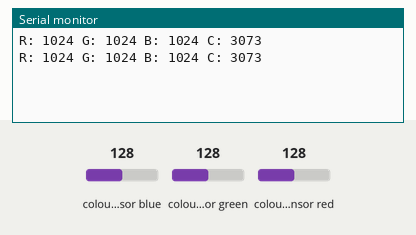
Bench run of a sketch on a simulated Arduino Uno, built with avr-gcc and run on an emulated ATmega328P. Parts: the last lines printed to the serial monitor. The inputs (shaded band) are chosen by the test bench; at power-on: colour sensor blue 128, colour sensor green 128, colour sensor red 128.

Above: at 1.9 s.
2.0 s: colour sensor blue set to 5
At 3.0 s:
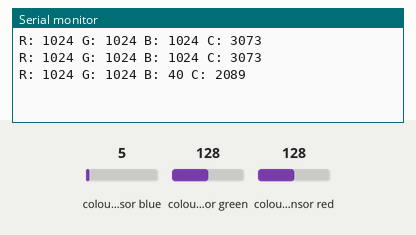
3.5 s: colour sensor green set to 5
At 4.8 s:
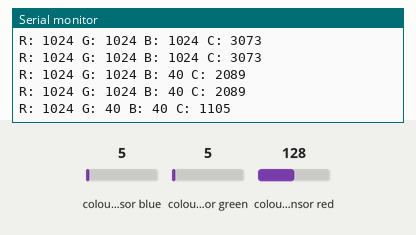
5.0 s: colour sensor red set to 5
At 6.2 s:
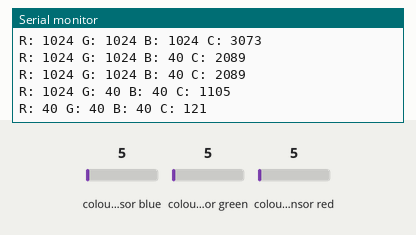
Timing chart, 0 to 8.0 s (numbered marks = the images above; inputs shaded):
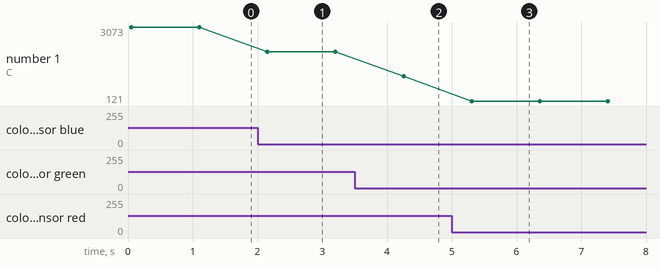

Measured:
- after the input at 2.0 s, the serial monitor: prints a new line after 0.15 s (image 1)
- after the input at 3.5 s, the serial monitor: prints a new line after 0.76 s (image 2)
- after the input at 5.0 s, the serial monitor: prints a new line after 0.31 s (image 3)
- plotted number 1: 3073 → 2089 after the input at 2.0 s, 2089 → 1105 after the input at 3.5 s, 1105 → 121 after the input at 5.0 s

The sketch:

colorsensor.ino
```cpp
#include <Adafruit_TCS34725.h>

Adafruit_TCS34725 tcs = Adafruit_TCS34725(TCS34725_INTEGRATIONTIME_50MS, TCS34725_GAIN_4X);

void setup() {
  Serial.begin(9600);
  tcs.begin();
}

void loop() {
  uint16_t r, g, b, c;
  tcs.getRawData(&r, &g, &b, &c);
  Serial.print("R: "); Serial.print(r, DEC);
  Serial.print(" G: "); Serial.print(g, DEC);
  Serial.print(" B: "); Serial.print(b, DEC);
  Serial.print(" C: "); Serial.println(c, DEC);
  delay(1000);
}
```
